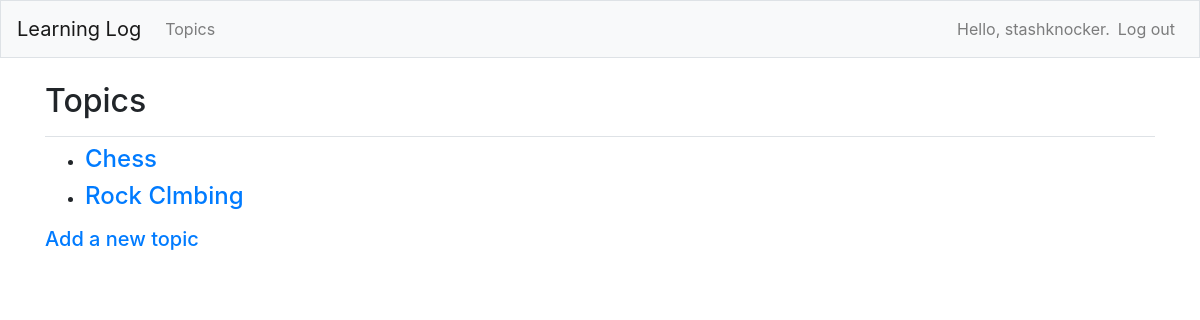
Page /topics/ (signed in) on the earlier database version.
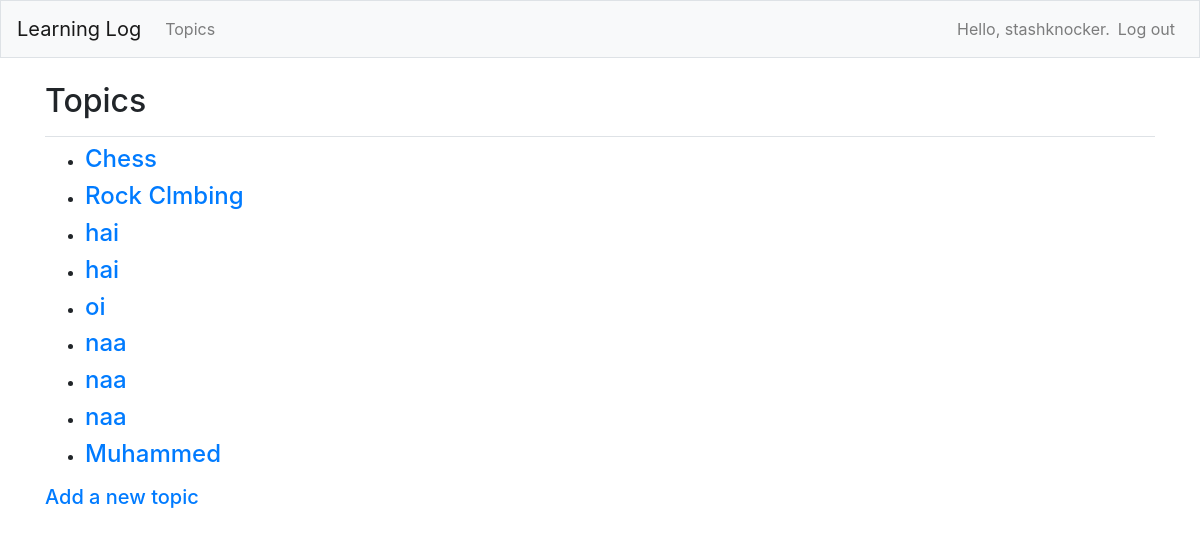
Same page on the later database version.
### log/models.py (models this page shows)
class Topic(models.Model):
    text = models.CharField(max_length=100)
    date = models.DateTimeField(auto_now_add=True)
    owner = models.ForeignKey(User, on_delete=models.CASCADE)
    def __str__(self):
        return self.text

### log/views.py (the view)
# urls.py: path('topics/', views.topics, name='topics'),
@login_required
def topics(request):
    topics = Topic.objects.filter(owner=request.user).order_by('date')
    context = {'topics': topics}
    return render(request, 'log/topics.html', context)

### log/templates/log/topics.html
{% extends "log/base.html" %}
{% block page_header %}
  <h2>Topics</h2>
{% endblock page_header %}
{% block content %}
  <ul>
    {% for topic in topics %}
      <li><h4>
        <a href="{% url 'log:topic' topic.id %}">{{ topic }}</a>
      </h4></li>
    {% empty %}
      <li><h4>No topics have been added yet.</h4></li>
    {% endfor %}
  </ul>
  <h5><a href="{% url 'log:new_topic' %}">Add a new topic</a></h5>
{% endblock content %}

### log/templates/log/base.html (shortened to what this page needs)
{% load bootstrap4 %}
<!doctype html>
<html lang="en">
<head>
  {% bootstrap_css %}
</head>
<body>
  <nav class="navbar navbar-expand-md navbar-light bg-light mb-4 border">
    <a class="navbar-brand" href="{% url 'log:index'%}">
        Learning Log</a>
    <div class="collapse navbar-collapse" id="navbarCollapse">
      <ul class="navbar-nav mr-auto">
        <li class="nav-item">
          <a class="nav-link" href="{% url 'log:topics'%}">
              Topics</a></li>
      </ul>
      <ul class="navbar-nav ml-auto">
        {% if user.is_authenticated %}
          <li class="nav-item">
            <span class="navbar-text"}">Hello, {{ user.username }}.</span>
          </li>
          <li class="nav-item">
            <a class="nav-link" href="{% url 'users:logout' %}">Log out</a>
          </li>
        {% else %}
          <li class="nav-item">
            <a class="nav-link" href="{% url 'users:register' %}">Register</a>
          </li>
          <li class="nav-item">
            <a class="nav-link" href="{% url 'users:login' %}">Log in</a></li>
        {% endif %}
      </ul>
    </div>
  </nav>
  <main role="main" class="container">
    <div class="pb-2 mb-2 border-bottom">
      {% block page_header %}{% endblock page_header %}
    </div>
    <div>
      {% block content %}{% endblock content %}
    </div>
  </main>
</body>
</html>

Differences in the rows shown:
added Topic: text "hai"
added Topic: text "hai"
added Topic: text "oi"
added Topic: text "naa"
added Topic: text "naa"
added Topic: text "naa"
added Topic: text "Muhammed"
